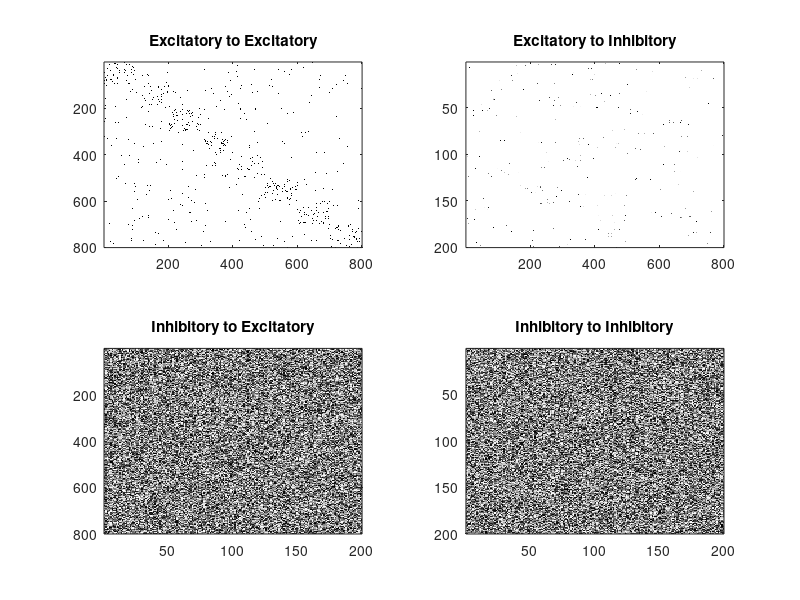

This chart was generated by the following MATLAB code:
function PlotMatricesQ1()

load('Network.mat','layer');

ExToEx = layer{1}.S{1};
InToIn = layer{2}.S{2};
InToEx = layer{1}.S{2};
ExToIn = layer{2}.S{1};

SetColorMap();

figure(1)
clf

subplot(2,2,1)
imagesc(ExToEx);
title('Excitatory to Excitatory');

subplot(2,2,2)
imagesc(ExToIn);
title('Excitatory to Inhibitory');

subplot(2,2,3)
imagesc(InToEx);
title('Inhibitory to Excitatory');

subplot(2,2,4)
imagesc(InToIn);
title('Inhibitory to Inhibitory');

drawnow


end

function SetColorMap()

map = colormap(gray);

for i = 1:(length(map) / 2)
    temp = map(i,:);
    opposite = length(map) - i + 1;
    map(i,:) = map(opposite , :);
    map(opposite,:) = temp;    
end

colormap(map);

end

